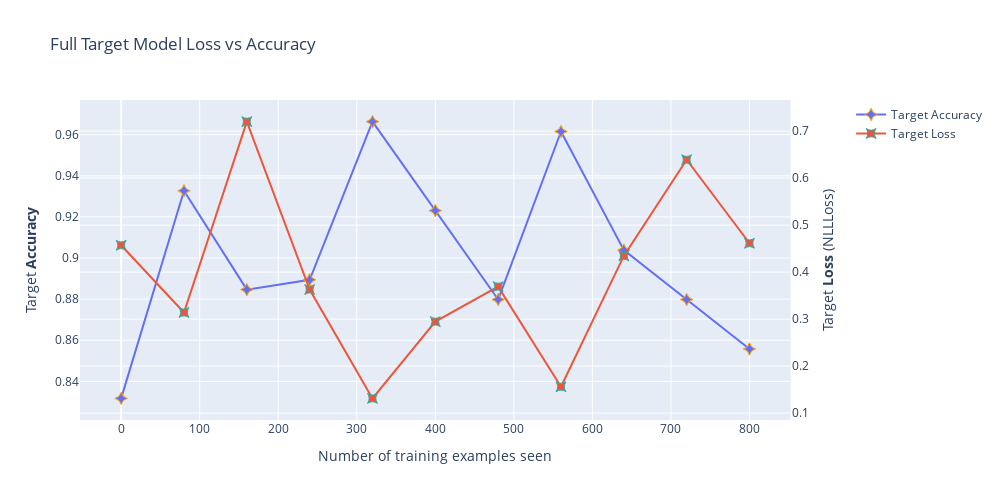

Source (notebook cell):
### Code cell
import plotly
fig = plotly.subplots.make_subplots(specs=[[{"secondary_y": True}]])
fig.add_trace(go.Scatter(x=clf_test_counter, y=clf_accuracies, marker_symbol='star-diamond', 
                         marker_line_color="orange", marker_line_width=1, marker_size=9, mode='lines+markers', 
                         name='Target Accuracy'), secondary_y=False)
fig.add_trace(go.Scatter(x=clf_test_counter, y=clf_losses, marker_symbol='star-square', 
                         marker_line_color="lightseagreen", marker_line_width=1, marker_size=9, mode='lines+markers',
                         name='Target Loss'), secondary_y=True)
fig.update_layout(
    width=1000,
    height=500,
    title="Full Target Model Loss vs Accuracy")
fig.update_xaxes(title_text="Number of training examples seen")
fig.update_yaxes(title_text="Target <b>Accuracy</b>", secondary_y=False)
fig.update_yaxes(title_text="Target <b>Loss</b> (NLLLoss)", secondary_y=True)
fig.show()
fig.write_image(output_path+"/Target_Loss_Accuracy Loss.pdf")

import seaborn as sns
import matplotlib.pyplot as plt

data = {
    'Number of training examples seen': clf_test_counter,
    'Target Accuracy': clf_accuracies,
    'Target Loss': clf_losses
}

with open(output_path+"/target_loss_accuracy.json", "w") as write_file:
    json.dump(data, write_file)

df = pd.DataFrame(data)
fig, ax1 = plt.subplots(figsize=(10, 5))
sns.lineplot(data=df, x='Number of training examples seen', y='Target Accuracy', ax=ax1, label='Target Accuracy',legend=False)
ax1.set_xlabel('Number of training examples seen')
ax1.set_ylabel('Target Accuracy', color='tab:blue')
ax2 = ax1.twinx()
sns.lineplot(data=df, x='Number of training examples seen', y='Target Loss', ax=ax2, color='lightseagreen', label='Target Loss', legend=False)
ax2.set_ylabel('Target Loss (NLLLoss)', color='lightseagreen')
fig.suptitle("Full Target Model Loss vs Accuracy")
fig.legend(loc = 'upper right')

plt.savefig(output_path+"/Target_Loss_Accuracy Loss.eps", format='eps', bbox_inches='tight')
plt.savefig(output_path+"/Target_Loss_Accuracy.png", format='png', bbox_inches='tight',dpi=300)
plt.show()

### Figure 1 — Plotly figure (JSON) as saved in the notebook; plotly's stock layout.template omitted (floating-point values rounded to 4 significant figures)
{"data": [{"marker": {"line": {"color": "orange", "width": 1}, "size": 9, "symbol": "star-diamond"}, "mode": "lines+markers", "name": "Target Accuracy", "type": "scatter", "x": [0, 80, 160, 240, 320, 400, 480, 560, 640, 720, 800], "xaxis": "x", "y": [0.8317, 0.9327, 0.8846, 0.8894, 0.9663, 0.9231, 0.8798, 0.9615, 0.9038, 0.8798, 0.8558], "yaxis": "y"}, {"marker": {"line": {"color": "lightseagreen", "width": 1}, "size": 9, "symbol": "star-square"}, "mode": "lines+markers", "name": "Target Loss", "type": "scatter", "x": [0, 80, 160, 240, 320, 400, 480, 560, 640, 720, 800], "xaxis": "x", "y": [0.4571, 0.3141, 0.7201, 0.363, 0.1314, 0.2947, 0.3691, 0.1562, 0.4345, 0.639, 0.4614], "yaxis": "y2"}], "layout": {"height": 500, "title": {"text": "Full Target Model Loss vs Accuracy"}, "width": 1000, "xaxis": {"anchor": "y", "domain": [0, 0.94], "title": {"text": "Number of training examples seen"}}, "yaxis": {"anchor": "x", "domain": [0, 1], "title": {"text": "Target <b>Accuracy</b>"}}, "yaxis2": {"anchor": "x", "overlaying": "y", "side": "right", "title": {"text": "Target <b>Loss</b> (NLLLoss)"}}}}
